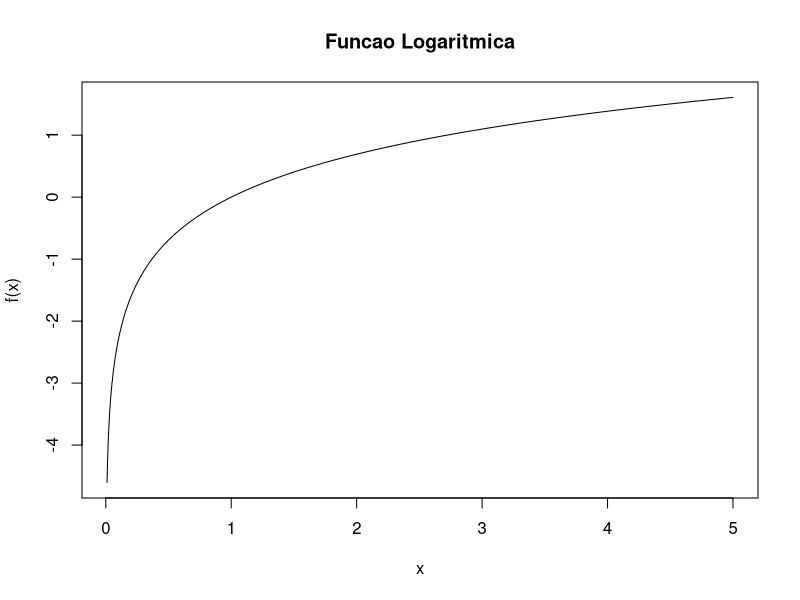

This chart was generated by the following R code:
# Criar um vetor de valores no domínio entre 0.01 e 5 (não pode incluir 0 nem numeros negativos, senao da erro)
x <- seq(0.01, 5, length.out = 1000)

# Função Logarítmica: f(x) = log(x) (logaritmo natural)
y <- log(x)

# Plot da Função Logarítmica
plot(x, y, type = "l", main = "Funcao Logaritmica", xlab = "x", ylab = "f(x)")
